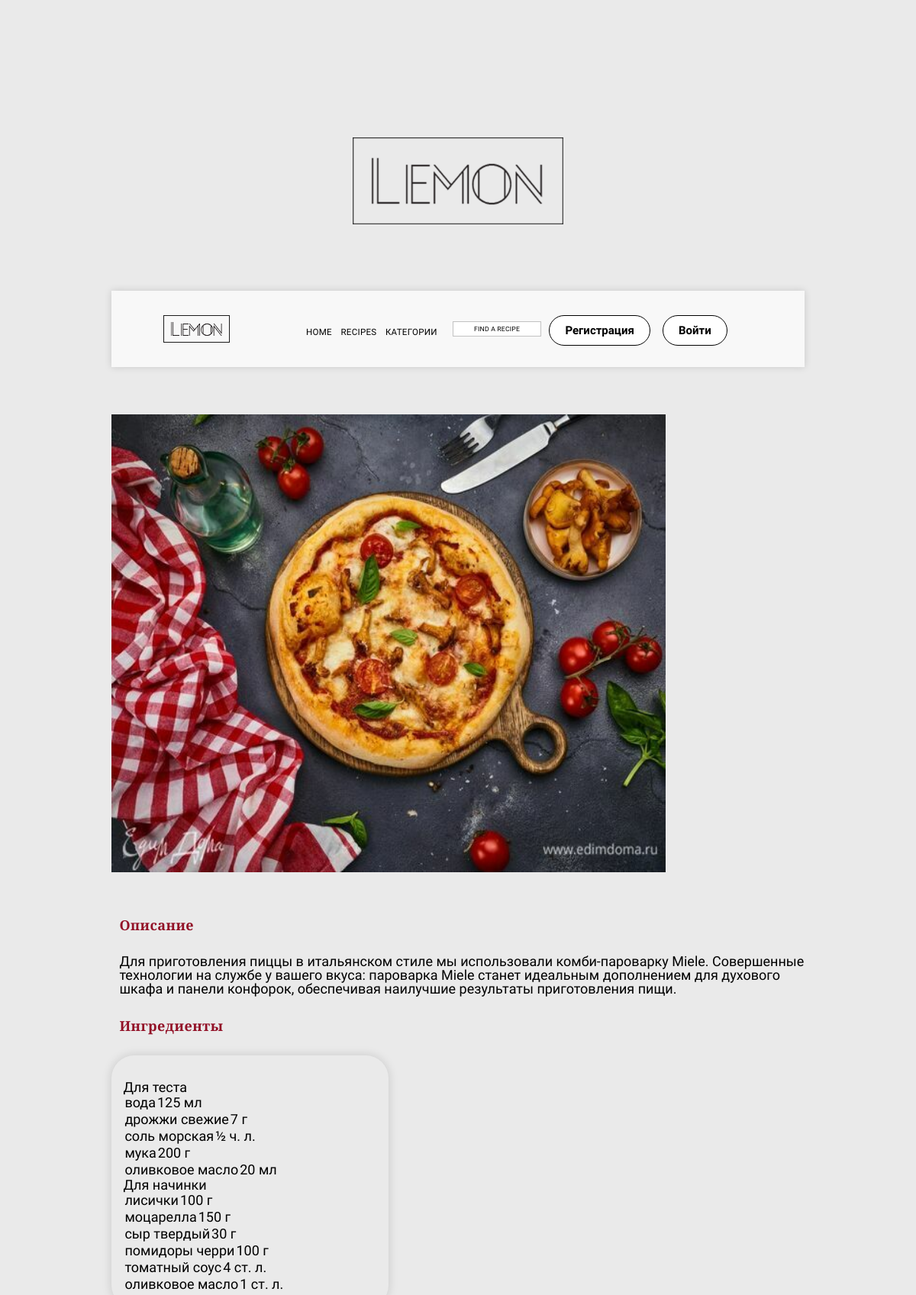
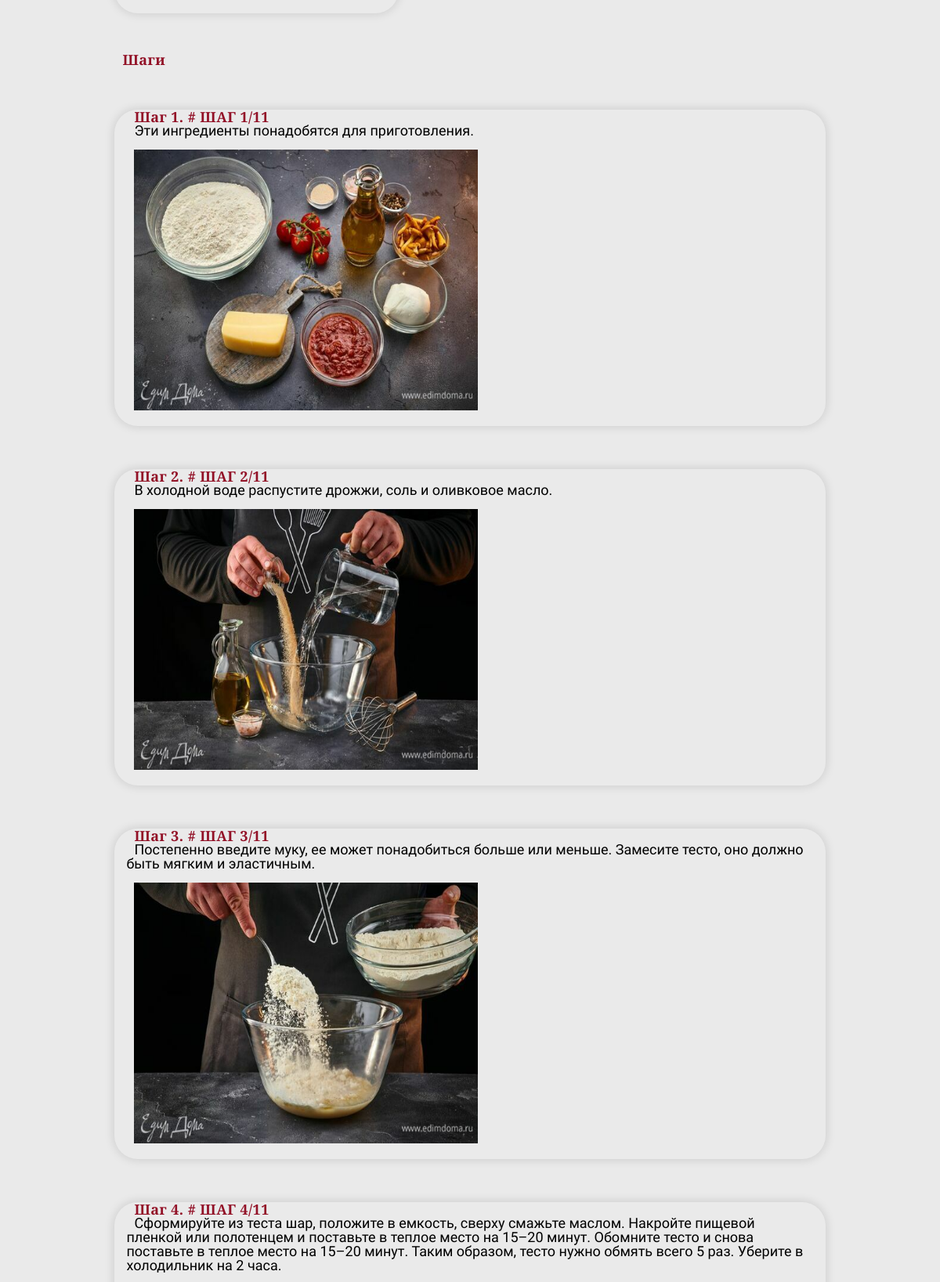
Page /food/rimskaya-picca-s-lisichkami-i-mocarelloj/ (upper part) on the committed database (2 pictures, top to bottom).
### food/models.py (models this page shows, shortened)
class Post(models.Model):
    author = models.ForeignKey(User, verbose_name='Автор', on_delete=models.CASCADE, related_name='post_author')
    title = models.CharField(verbose_name='Название', max_length=155)
    description = models.TextField(verbose_name='Описание')
    image = models.ImageField(verbose_name='Изображение', upload_to='post/')
    ingredients = RichTextField()
    date_create = models.DateTimeField(verbose_name='Дата создания', auto_now_add=True)
    time_preparing = models.CharField(verbose_name='Время приготовления', max_length=10)
    tags = models.ManyToManyField(Tags, related_name='post_tags', blank=True)
    views = models.ManyToManyField(User, verbose_name='post_views', blank=True, related_name='post_views')
    favorite = models.ManyToManyField(User, verbose_name='Добавившие в избранное', blank=True, related_name='favorite_posts')
    category = models.ForeignKey(Category, verbose_name='Категория', related_name='post_category', on_delete=models.CASCADE)
    slug = models.SlugField(verbose_name='URL')
    class Meta:
        verbose_name = 'Пост'
        verbose_name_plural = 'Посты'

class PostStep(models.Model):
    post = models.ForeignKey('Post', verbose_name='Пост', on_delete=models.SET_NULL, null=True, related_name='post_step')
    title = models.CharField(verbose_name='Название шага', max_length=50)
    text = models.TextField(verbose_name='Текс')
    image = models.ImageField(verbose_name='Изображение', upload_to='post_step/', blank=True, null=True)
    class Meta:
        verbose_name = 'Шаг'
        verbose_name_plural = 'Шаги'

### food/views.py (the view, shortened to what this page needs)
# urls.py: path('food/<slug:food_slug>/', views.DetailFoodView.as_view(), name='detail_food'),
class DetailFoodView(DetailView, FormMixin):
    model = Post
    template_name = 'food/detail_food.html'
    context_object_name = 'post'
    slug_url_kwarg = 'food_slug'
    form_class = CommentForm
    def get_object(self):
        post = Post.objects.get(slug=self.kwargs['food_slug'])
        if self.request.user.is_authenticated:
            user = self.request.user
            user.post_views.add(Post.objects.get(id=post.id))
        return post
    def post(self, request, *args, **kwargs):
        """Отправка комментов"""
        if request.user.is_authenticated:
            form = self.get_form()
            if form.is_valid():
                return self.form_valid(form)
            else:
                return self.form_invalid(form)
        else:
            return redirect('login')

### food/forms.py
class CommentForm(forms.ModelForm):
    class Meta:
        model = Comment
        fields = ('text',)
        widgets = {
            'text': forms.TextInput(attrs={'placeholder': 'Текст комментария', 'class': 'comments__usertext'})
        }

### food/templatetags/index_tags.py (called while the page is built)
@register.simple_tag()
def get_category():
    return Category.objects.all()[:4]

### users/models.py (called while the page is built)
    @property
    def get_image_url(self):
        if self.avatar and hasattr(self.avatar, 'url'):
            return self.avatar.url
        else:
            pass

### templates/food/detail_food.html (shortened to what this page needs)
{% extends 'base.html' %}
{% load static %}
{% block content %}
    <section class="single-post spad">
        <div class="container">
            <img class="post__image" src="{{ post.image.url }}">
            <h2 class="my__h2">Описание</h2>
            <div class="description__content">
                <span class="post__description">{{ post.description }}</span>
            </div>
            <div class="post__ingredients">
                <h1 class="my__h2 post__title">Ингредиенты</h1>
                <div class="ingredients__block">
                    <span class="post__text">{{ post.ingredients|safe }}</span>
                </div>
            </div>
            <div>
                <span class="my__h2 post__title">Шаги</span>
                <div class="content">
                    {% for step in post.post_step.all %}
                    <div class="step__block">
                        <div class="step__content">
                            <span class="step__title my__h2">Шаг {{ forloop.counter }}. {{ step.title }}</span><br>
                            <span class="post__text">{{ step.text }}</span><br>
                            {% if step.image %}
                                <img class="step__image" src="{{ step.image.url }}" alt="">
                            {% endif %}
                            <br>
                        </div>
                    </div>
                    {% endfor %}
                </div>
            </div>
        </div>
    </section>
{% endblock content %}

### static/css/style.css (style rules this page uses)
* { padding: 0; margin: 0; border: 0; }
*, *:before, *:after { box-sizing: border-box; }
html, body { height: 100%; width: 100%; font-size: 100%; line-height: 1; font-size: 16px; -ms-text-size-adjust: 100%; -moz-text-size-adjust: 100%; -webkit-text-size-adjust: 100%; }
img { vertical-align: top; }
h1, h2, h3, h4, h5, h6 { font-size: inherit; font-weight: inherit; }
html, body { font-size: 62.5%; }
@media (max-width: 108em) { html { font-size: 9px; } }
@media (max-width: 105em) { html { font-size: 8.75px; } }
@media (max-width: 91.5em) { html { font-size: 7.9px; } }
@media (max-width: 91em) { html { font-size: 8.4px; } }
@media (max-width: 90em) { html { font-size: 7.9px; } }
@media (max-width: 80em) { html { font-size: 7.2px; } }
body { background-color: #eaeaea; }
.container { max-width: 130rem; padding: 0 2rem; margin: auto; }
.post__image { width: 80%; height: 600px; margin-bottom: 50px; }
.post__ingredients { font-size: 14px; text-align: left; font-family: "Josefin Sans"; margin-bottom: 50px; }
.post__title { font-size: 28px; font-weight: 600; font-family: "Josefin Sans"; margin-bottom: 10px; text-align: center; }
.step__title { font-size: 28px; font-weight: 600; font-family: "Josefin Sans"; margin-bottom: 101px; text-align: left; }
.post__text { font-size: 18px; font-family: "Josefin Sans"; margin-left: 10px; }
.post__description { font-size: 18px; display: flex; padding: 0 0 20px 10px; }
.step__image { width: 50%; height: 333px; margin-left: 10px; margin-top: 15px; }
.content { text-align: left; }
.step__content { margin-top: 55px; }
.my__h2 { font-weight: 600; text-align: left; font-family: "Playfair Display"; font-size: 2.5rem; letter-spacing: 0.025em; color: #921026; padding: 10px 10px; margin-bottom: 20px; }
.ingredients__block { width: 40%; height: 100%; border-radius: 30px; box-shadow: 0px 0px 13px 0px rgba(0, 0, 0, 0.15); padding: 15px; padding-bottom: 20px; }
.step__block { width: 100%; height: 100%; border-radius: 30px; box-shadow: 0px 0px 13px 0px rgba(0, 0, 0, 0.15); padding: 0 15px; padding-bottom: 20px; }

### rows in the picture
Post: image (picture), description "Для приготовления пиццы в итальянском стиле мы использовали комби-пароварку Miele. Совершенные технологии на службе у вашего вкуса: пароварка Miele станет идеальным дополнением для духового шкафа и панели конфорок, обеспечивая наилучшие результаты приготовления пищи.", ingredients "Для теста вода 125 мл дрожжи свежие 7 г соль морская ½ ч. л. мука 200 г оливковое масло 20 мл Для начинки лисички 100 г моцарелла 150 г сыр твердый 30 г помидоры черри 100 г томатный соус 4 ст. л. оливковое масло 1 ст. л."
PostStep: title "# ШАГ 1/11", text "Эти ингредиенты понадобятся для приготовления.", image (picture)
PostStep: title "# ШАГ 2/11", text "В холодной воде распустите дрожжи, соль и оливковое масло.", image (picture)
PostStep: title "# ШАГ 3/11", text "Постепенно введите муку, ее может понадобиться больше или меньше. Замесите тесто, оно должно быть мягким и эластичным.", image (picture)
PostStep: title "# ШАГ 4/11", text "Сформируйте из теста шар, положите в емкость, сверху смажьте маслом. Накройте пищевой пленкой или полотенцем и поставьте в теплое место на 15–20 минут. Обомните тесто и снова поставьте в теплое место на 15–20 минут. Таким образом, тесто нужно обмять всего 5 раз. Уберите в холодильник на 2 часа."
